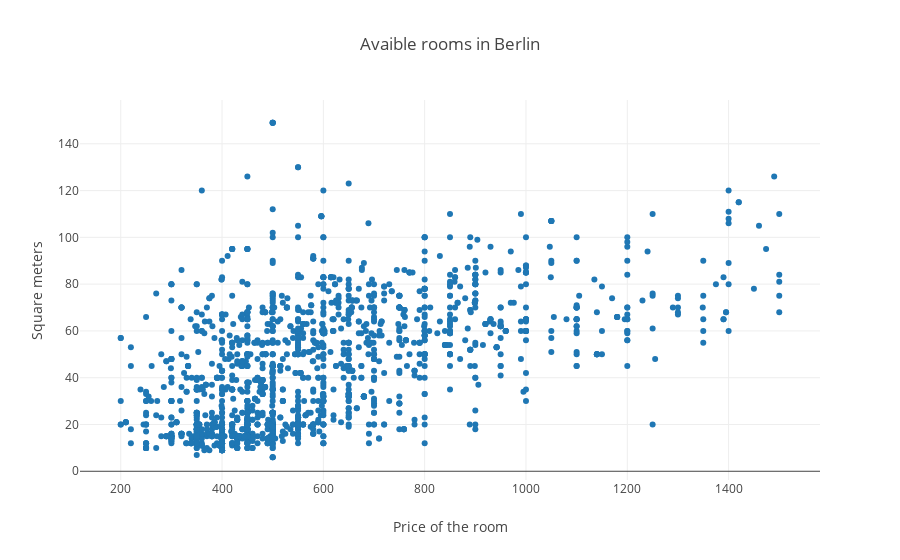

Notebook code for this chart:
### Code cell
# plot the adjusted data
trace2 = go.Scatter(x=data['price'], y=data['square'], mode='markers')
layout = go.Layout(title = 'Avaible rooms in Berlin',
                  xaxis = dict(
                      title = "Price of the room"),
                       
                   yaxis = dict(
                      title = 'Square meters'))
                   
xdata = [trace2]
fig = go.Figure(data=xdata, layout=layout)
iplot(fig, filename='axes-booleans')

### Figure 1 — Plotly figure (JSON) as saved in the notebook; plotly's stock layout.template omitted (floating-point values rounded to 4 significant figures; data arrays with more than 128 entries replaced by an {"elided": "..."} marker saying what was removed)
{"data": [{"mode": "markers", "type": "scatter", "uid": "f6273223-853e-4276-9221-1d7774716937", "x": {"elided": "1694 int values"}, "y": {"elided": "1694 int values"}}], "layout": {"title": {"text": "Avaible rooms in Berlin"}, "xaxis": {"title": {"text": "Price of the room"}}, "yaxis": {"title": {"text": "Square meters"}}}}
